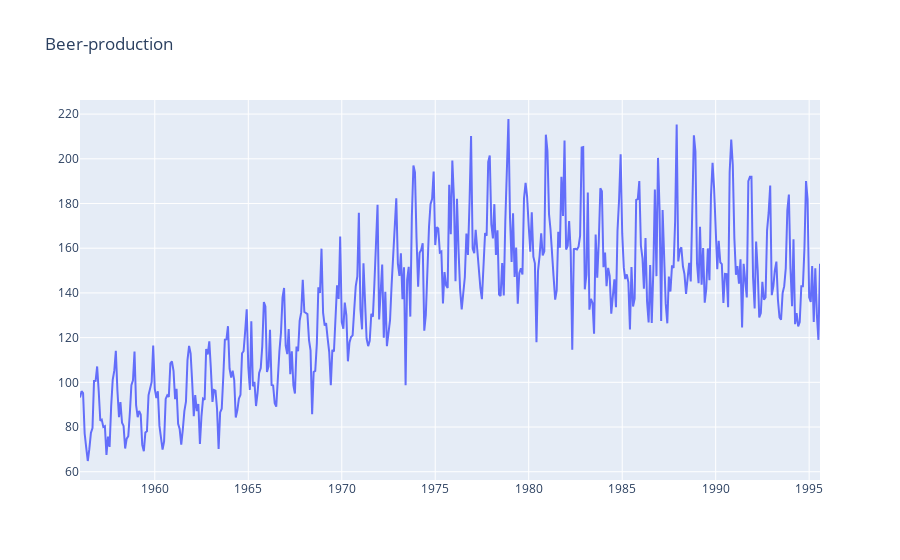

Write notebook code for a chart like this one.
### Code cell
from plotly.offline import download_plotlyjs, init_notebook_mode, plot, iplot
from plotly import graph_objs as go
init_notebook_mode(connected = True)

def plotly_df(df, title = ''):
    data = []

    for column in df.columns:
        trace = go.Scatter(
            x = df.index,
            y = df[column],
            mode = 'lines',
            name = column
        )
        data.append(trace)

    layout = dict(title = title)
    fig = dict(data = data, layout = layout)
    iplot(fig, show_link=False)

plotly_df(dataset, title = "Beer-production")

### Figure 1 — Plotly figure (JSON) as saved in the notebook; plotly's stock layout.template omitted (floating-point values rounded to 4 significant figures; data arrays with more than 128 entries replaced by an {"elided": "..."} marker saying what was removed)
{"data": [{"mode": "lines", "name": "Monthly beer production", "type": "scatter", "x": {"elided": "476 str values"}, "y": {"elided": "476 float values"}}], "layout": {"title": {"text": "Beer-production"}}}
